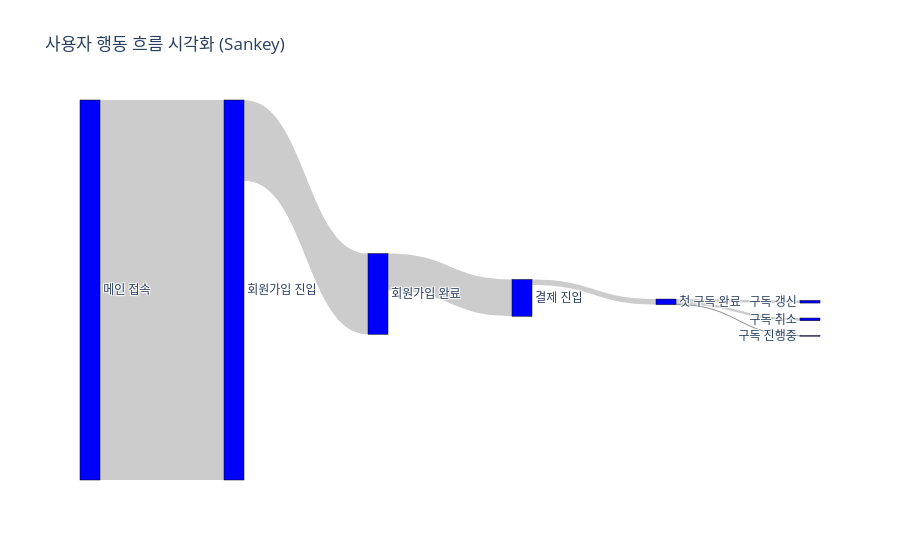

Notebook cell for this chart:
### Markdown cell above
### (Appendix) 생키 다이어그램

### Code cell
import plotly.graph_objects as go

fig = go.Figure(data=[go.Sankey(
    node = dict(
      pad = 15,
      thickness = 20,
      line = dict(color = "black", width = 0.5),
      label = ["메인 접속", "회원가입 진입", "회원가입 완료", "결제 진입", "첫 구독 완료", "구독 갱신", "구독 취소", "구독 진행중"],
      color = "blue"
    ),
    link = dict(
      # source: 시작점 index, target: 도착점 index, value: 흐름의 양
      source = [0, 1, 2, 3, 4, 4, 4],
      target = [1, 2, 3, 4, 5, 6, 7],
      value  = [263714, 56005, 25501, 3884, 1800, 1840, 244]
  ))])

fig.update_layout(title_text="사용자 행동 흐름 시각화 (Sankey)", font_size=12)
fig.show()

### Figure 1 — Plotly figure (JSON) as saved in the notebook; plotly's stock layout.template omitted (floating-point values rounded to 4 significant figures)
{"data": [{"link": {"source": [0, 1, 2, 3, 4, 4, 4], "target": [1, 2, 3, 4, 5, 6, 7], "value": [263714, 56005, 25501, 3884, 1800, 1840, 244]}, "node": {"color": "blue", "label": ["메인 접속", "회원가입 진입", "회원가입 완료", "결제 진입", "첫 구독 완료", "구독 갱신", "구독 취소", "구독 진행중"], "line": {"color": "black", "width": 0.5}, "pad": 15, "thickness": 20}, "type": "sankey"}], "layout": {"font": {"size": 12}, "title": {"text": "사용자 행동 흐름 시각화 (Sankey)"}}}
